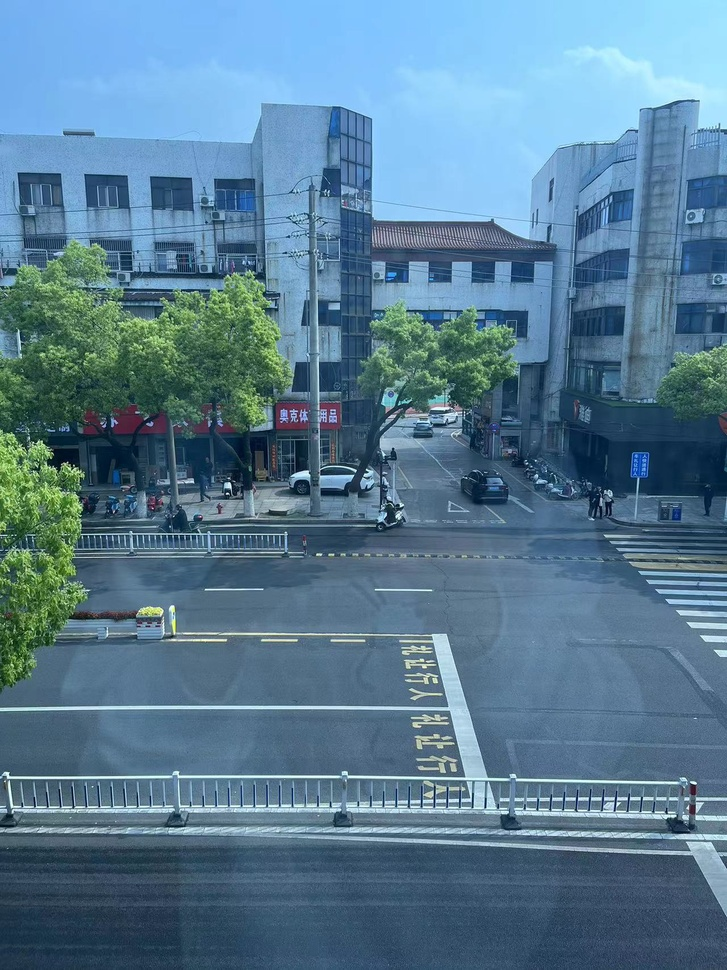
#> input picture 计算机视觉实践-练习1/CV-Experiment1/images/datasets/1.jpg, 727 x 970 px, shrunk from 1280 x 1707 before the run; its folder holds 2 pictures in this run
$ jupyter execute experiment-1.ipynb
#> lines starting #> are read from the running program, lines starting #| are printed output that depends on the picture
[cell 1]
from imutils import paths
import numpy as np
import argparse
import imutils
import cv2

# 构造参数解析器并解析参数
ap = argparse.ArgumentParser()
ap.add_argument("-i", "--images", type=str, required=True,
                help="path to input directory of images to stitch")
ap.add_argument("-o", "--output", type=str, required=True,
                help="path to the output image")
ap.add_argument("-c", "--crop", type=int, default=0,
                help="whether to crop out largest rectangular region")
args = vars(ap.parse_args())

# 获取输入图像的路径并初始化图像列表
print("[INFO] loading images...")
imagePaths = sorted(list(paths.list_images(args["images"])))

images = []

# 遍历图像路径，加载每个图像，并将它们添加到图像列表中
for imagePath in imagePaths:
	image = cv2.imread(imagePath)
#> image is the input picture: shape (970, 727, 3); mean B, G, R 146.1, 123.1, 87.4
	images.append(image)

# 初始化OpenCV的图像拼接对象，然后执行图像拼接
print("[INFO] stitching images...")
stitcher = cv2.createStitcher() if imutils.is_cv3() else cv2.Stitcher_create()
(status, stitched) = stitcher.stitch(images)
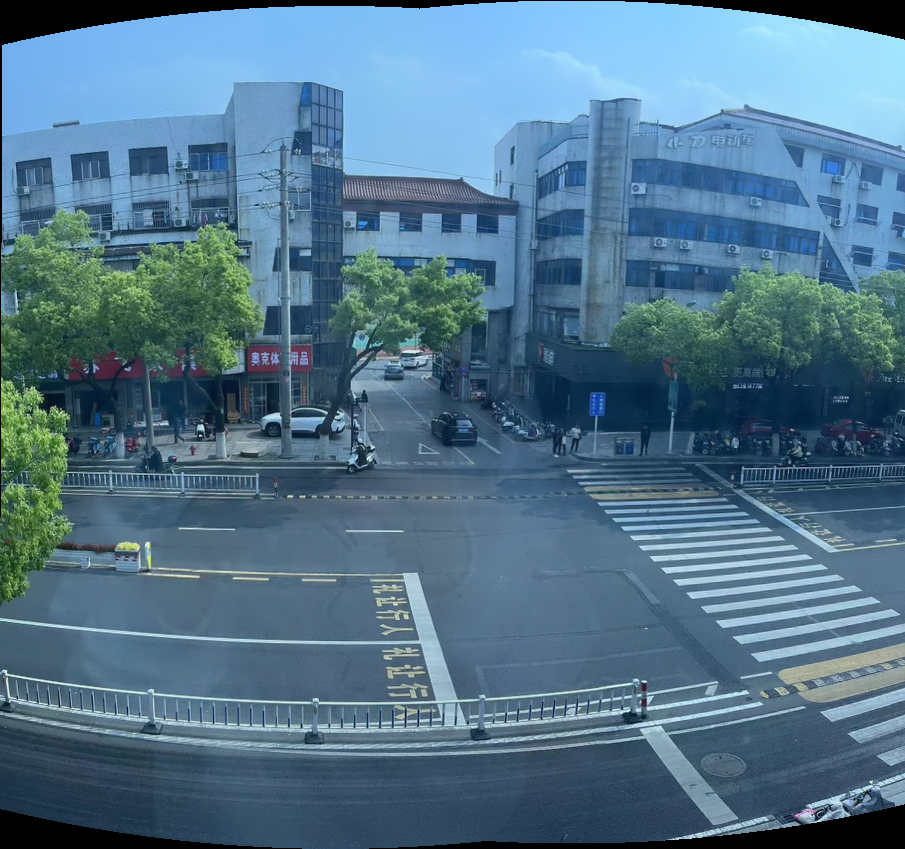
#> stitched: shape (849, 905, 3); mean of channels 0, 1, 2 138.1, 115.6, 81.3; drawn as B, G, R
#> status = 0

# 如果状态为0，则表示OpenCV成功执行了图像拼接
if status == 0:
    # 检查是否需要裁剪拼接后的图像的最大矩形区域

    if args["crop"] > 0:
        # 在拼接后的图像周围创建一个10像素的边框
        print("[INFO] cropping...")
        stitched = cv2.copyMakeBorder(stitched, 2, 2, 2, 2,
                                      cv2.BORDER_CONSTANT, (0, 0, 0))

        # 将拼接后的图像转换为灰度图像，并进行阈值处理，
        # 将大于零的像素设置为255（前景），其他像素保持为0（背景）
        gray = cv2.cvtColor(stitched, cv2.COLOR_BGR2GRAY)
        thresh = cv2.threshold(gray, 0, 255, cv2.THRESH_BINARY)[1]

        # 在阈值图像中找到所有外部轮廓，然后找到最大的轮廓，
        # 该轮廓将是拼接后图像的轮廓/外形
        cnts = cv2.findContours(thresh.copy(), cv2.RETR_EXTERNAL,
                                cv2.CHAIN_APPROX_SIMPLE)
        cnts = imutils.grab_contours(cnts)
        c = max(cnts, key=cv2.contourArea)

        # 分配内存给掩膜，该掩膜将包含拼接后图像区域的矩形边界框
        mask = np.zeros(thresh.shape, dtype="uint8")
        (x, y, w, h) = cv2.boundingRect(c)
        cv2.rectangle(mask, (x, y), (x + w, y + h), 255, -1)

        # 创建掩膜的两个副本：一个用作实际的最小矩形区域，
        # 另一个用作计数器，用于统计需要删除的像素数以形成最小矩形区域
        minRect = mask.copy()
        sub = mask.copy()

        # 循环直到减法图像中没有非零像素为止
        while cv2.countNonZero(sub) > 0:
            # erode the minimum rectangular mask and then subtract
            # the thresholded image from the minimum rectangular mask
            # so we can count if there are any non-zero pixels left
            minRect = cv2.erode(minRect, None)
            sub = cv2.subtract(minRect, thresh)

        # 在最小矩形掩膜中找到轮廓，然后提取边界框（x，y）坐标
        cnts = cv2.findContours(minRect.copy(), cv2.RETR_EXTERNAL,
                                cv2.CHAIN_APPROX_SIMPLE)
        cnts = imutils.grab_contours(cnts)
        c = max(cnts, key=cv2.contourArea)
        (x, y, w, h) = cv2.boundingRect(c)

        # 从拼接后的图像中提取裁剪区域，并将其保存为拼接后的图像
        stitched = stitched[y:y + h, x:x + w]

    # 将拼接后的图像保存到指定的输出路径
    cv2.imwrite(args["output"], stitched)

    # 使用OpenCV显示拼接后的图像
    cv2.imshow("Stitched", stitched)
    cv2.waitKey(0)

# 如果状态不为0，则表示OpenCV未能成功执行图像拼接
else:
    print("[INFO] image stitching failed ({})".format(status))
